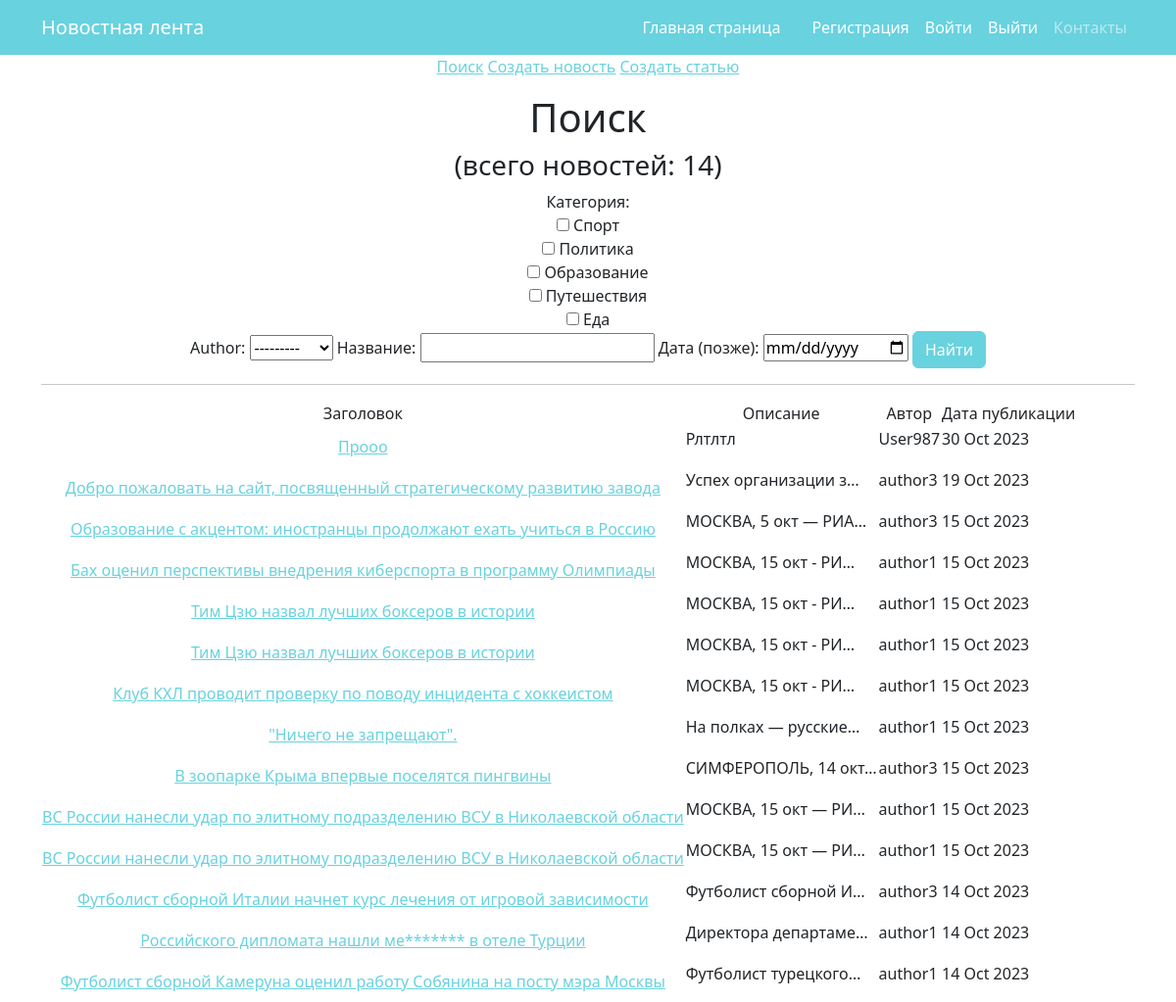
The page /news/search/ on the database as committed earlier.
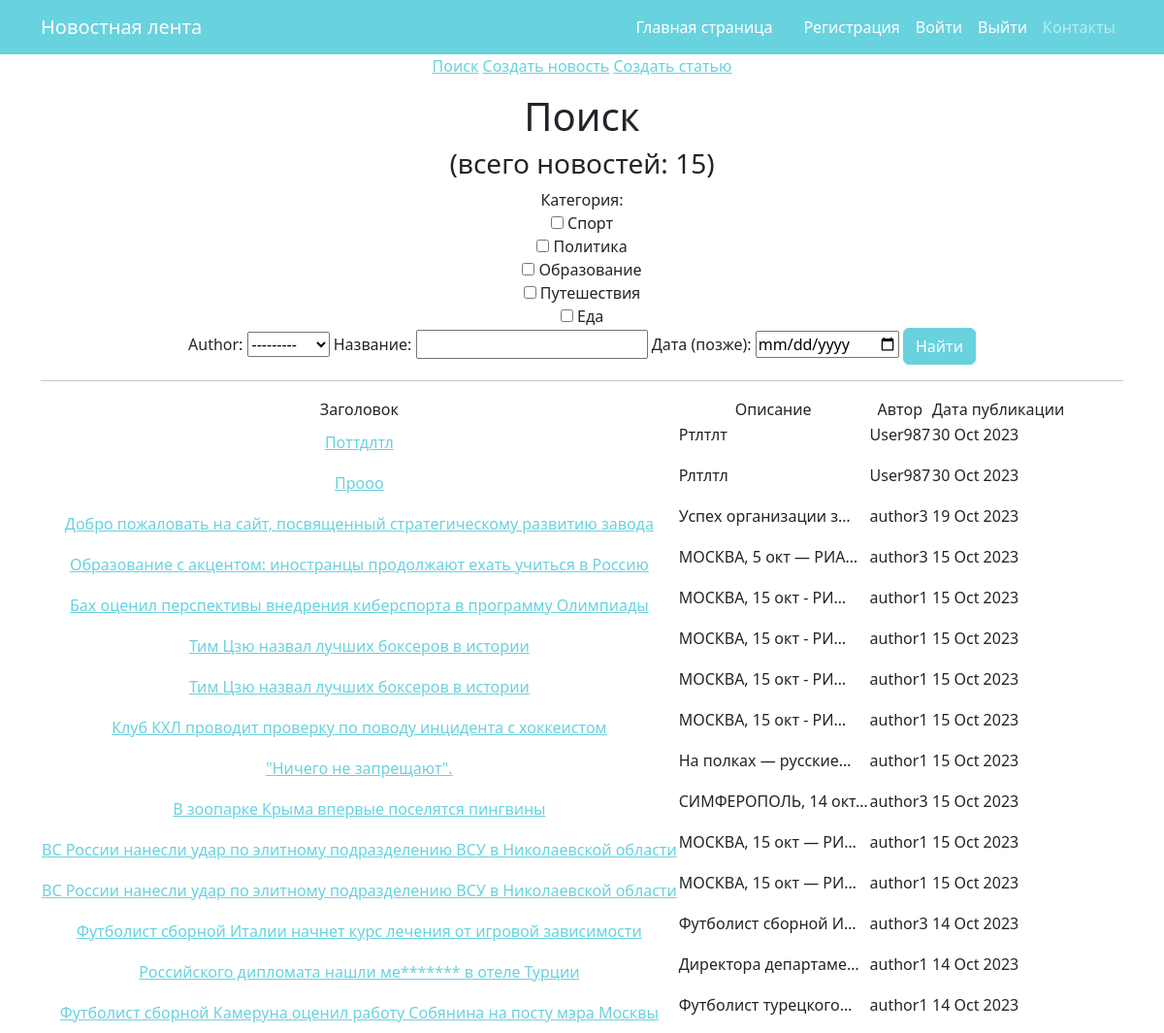
The same page on the database as committed later.
### news/models.py (models this page shows, shortened)
class Post(models.Model):
    author = models.ForeignKey(Author, on_delete=models.CASCADE, verbose_name=pgettext_lazy('Author', 'Author'))
    type = models.CharField(max_length=7, choices=TYPE, default='NWS')
    time_in = models.DateTimeField(auto_now_add=True)
    category = models.ManyToManyField(Category, through='PostCategory')
    title = models.CharField(max_length=100)
    text = models.TextField()
    rating = models.IntegerField(default=0)

class Author(models.Model):
    name = models.CharField(max_length=255)
    users = models.OneToOneField(User, on_delete=models.CASCADE)
    user_rating = models.IntegerField(default=0)
    def __str__(self):
        return self.name

### news/views.py (the view)
# urls.py: path('search/', PostSearch.as_view(), name='search'),
class PostSearch(ListView):
    model = Post
    template_name = 'search.html'
    context_object_name = 'posts'
    ordering = ['-time_in']
    def get_context_data(self, **kwargs):
        context = super().get_context_data(**kwargs)
        context['filter'] = PostFilter(self.request.GET, queryset=self.get_queryset())
        return context

### news/models.py (called while the page is built)
    def __str__(self):
        return self.name

### news/templatetags/custom_filters.py (called while the page is built)
@register.filter()
def censor(value):
    for word in censored_word:
        if word.lower() in value.lower():
            value = value.replace(word[2:], '*' * len(word))
    return value

### templates/search.html (shortened to what this page needs)
{% extends 'flatpages/default.html' %}
{% load custom_filters %}
{% load custom_tags %}
{% block content %}
<a href="/news/search/">Поиск</a>
<a href="/news/create/">Создать новость</a>
<a href="/news/create/">Создать статью</a>
<p>
<h1>Поиск</h1>
<h3>(всего новостей: {{ posts|length }})</h3>
<form method='GET'>
    {{ filter.form }}
    <input class="btn btn-primary" type='submit' value='Найти'>
</form>
   <hr>
       <table>
           <tr>
               <td>Заголовок</td>
               <td>Описание</td>
               <td>Автор</td>
               <td>Дата публикации</td>
           </tr>
           {% for post in filter.qs %}
           <tr>
               <td>
                <a href="/news/{{ post.id  }}">{{ post.title|censor }} </a>
            </td>
               <td><p align="left">{{ post.text|truncatechars:20 }}</td>
               <td><p align="left">{{ post.author }}</td>
               <td><p align="left">{{ post.time_in|date:'d M Y' }}</td>
           </tr>
           {% endfor %}
</table>
{% endblock content %}

Rows that differ between the two databases and show on the page:
added Post: title|censor "Поттдлтл", text "Ртлтлт", author "User987", time_in "30 Oct 2023"
Other text that changed with them:
{{ posts|length }}: "14" → "15"
